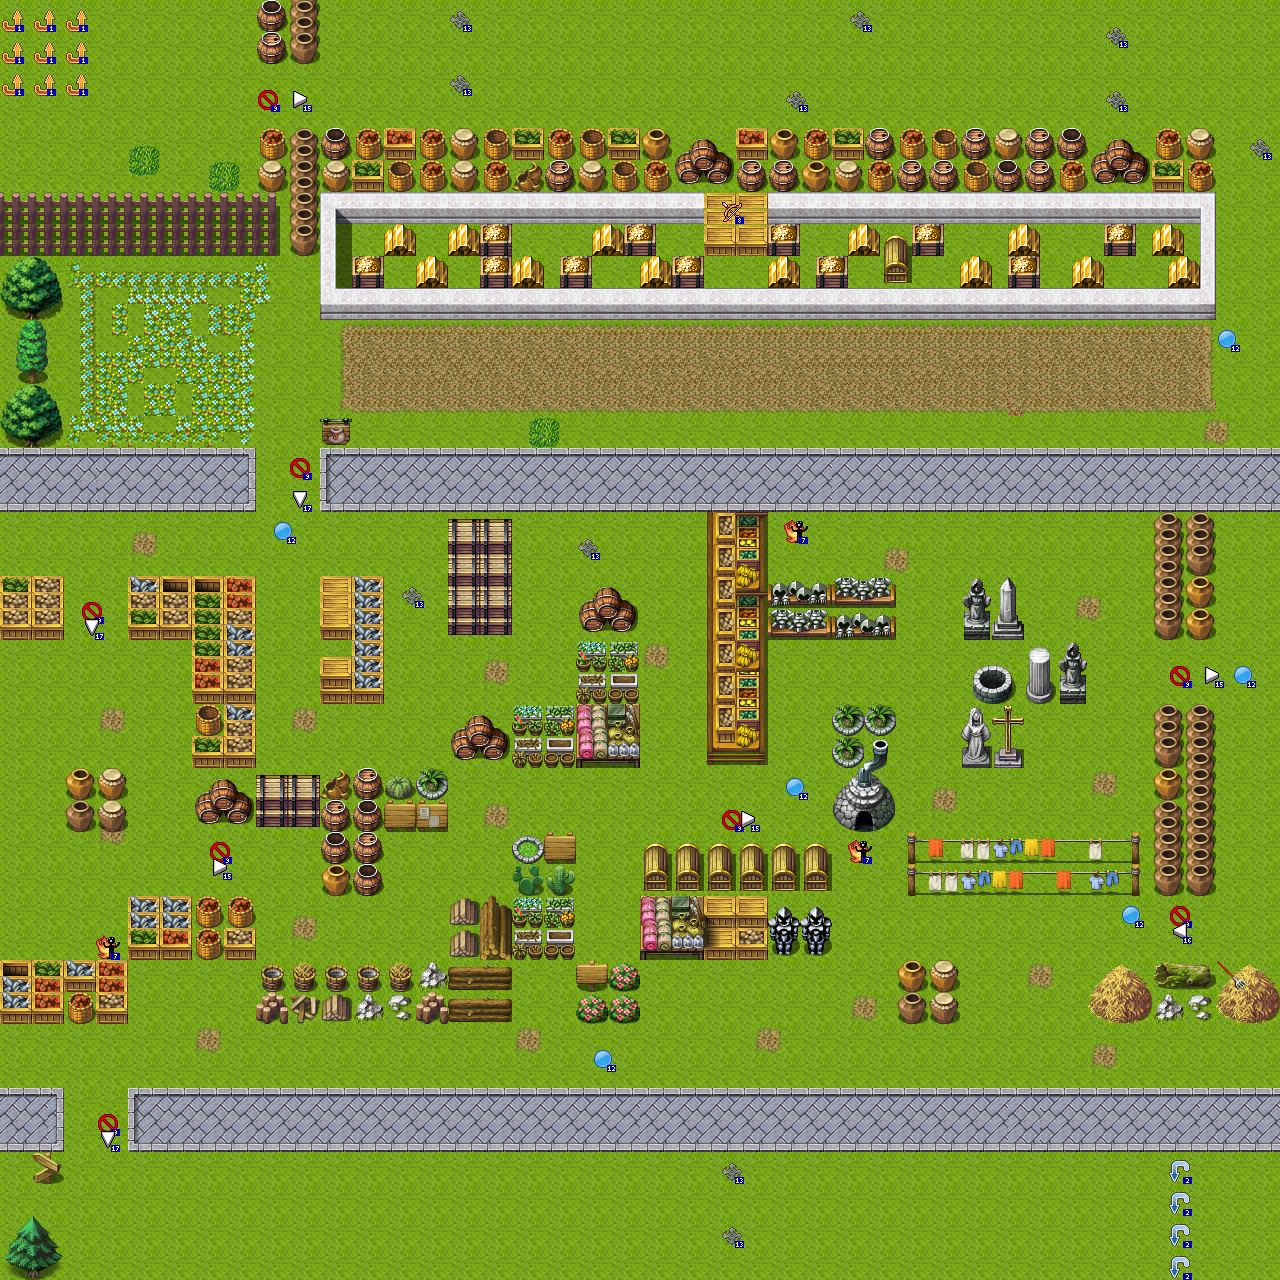

This is a level from a 2D game, rendered from its Tiled map with the project's own tilesets. A one-line summary and the map file follow, with tile-layer data summarised:
An orthogonal 80x80 tile map with 16x16 px tiles, 3 tile layers (background, foreground, entities), 1 hidden layer not drawn, 10 tilesets.

<map version="1.0" orientation="orthogonal" width="80" height="80" tilewidth="16" tileheight="16">
 <properties>
  <property name="subdivision" value="4" />
 </properties>
 <tileset firstgid="1" name="entities" tilewidth="24" tileheight="24">
  <image source="entities.png" width="408" height="24" />
 </tileset>
 <tileset firstgid="18" name="TileA1" tilewidth="16" tileheight="16">
  <image source="../client/img/map/TileA1.png" width="512" height="384" />
 </tileset>
 <tileset firstgid="786" name="TileA2" tilewidth="16" tileheight="16">
  <image source="../client/img/map/TileA2.png" width="512" height="384" />
 </tileset>
 <tileset firstgid="1554" name="TileA3" tilewidth="16" tileheight="16">
  <image source="../client/img/map/TileA3.png" width="512" height="256" />
 </tileset>
 <tileset firstgid="2066" name="TileA4" tilewidth="16" tileheight="16">
  <image source="../client/img/map/TileA4.png" width="512" height="480" />
 </tileset>
 <tileset firstgid="3026" name="TileA5" tilewidth="16" tileheight="16">
  <image source="../client/img/map/TileA5.png" width="256" height="512" />
 </tileset>
 <tileset firstgid="3538" name="TileB" tilewidth="16" tileheight="16">
  <image source="../client/img/map/TileB.png" width="512" height="512" />
 </tileset>
 <tileset firstgid="4562" name="TileC" tilewidth="16" tileheight="16">
  <image source="../client/img/map/TileC.png" width="512" height="512" />
 </tileset>
 <tileset firstgid="5586" name="TileD" tilewidth="16" tileheight="16">
  <image source="../client/img/map/TileD.png" width="512" height="512" />
 </tileset>
 <tileset firstgid="6610" name="TileE" tilewidth="16" tileheight="16">
  <image source="../client/img/map/TileE.png" width="512" height="512" />
 </tileset>
 <layer name="background" width="80" height="80">
  <data>[6400 cells, 6400 non-empty, 61 distinct tile ids]</data>
 </layer>
 <layer name="(helper: do not export!)" width="80" height="80" visible="0" opacity="0.09">
  <data>[6400 cells, 3200 non-empty, 4 distinct tile ids]</data>
 </layer>
 <layer name="foreground" width="80" height="80">
  <data>[6400 cells, 2367 non-empty, 511 distinct tile ids]</data>
 </layer>
 <layer name="entities" width="80" height="80">
  <data>[6400 cells, 50 non-empty, 10 distinct tile ids]</data>
 </layer>
</map>
